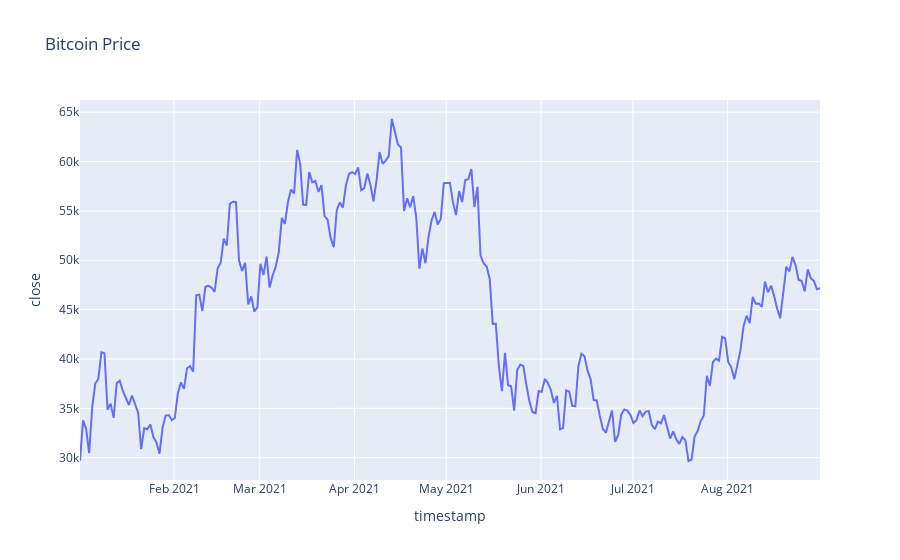

The code cell stored with this chart in its notebook:
### Code cell
btc_prices_chart = px.line(
    btc_prices,
    x="timestamp",
    y="close",
    title="Bitcoin Price",
)
btc_prices_chart

### Figure 1 — Plotly figure (JSON) as saved in the notebook; plotly's stock layout.template omitted (floating-point values rounded to 4 significant figures; data arrays with more than 128 entries replaced by an {"elided": "..."} marker saying what was removed)
{"data": [{"hovertemplate": "timestamp=%{x}<br>close=%{y}<extra></extra>", "legendgroup": "", "line": {"color": "#636efa", "dash": "solid"}, "marker": {"symbol": "circle"}, "mode": "lines", "name": "", "orientation": "v", "showlegend": false, "type": "scatter", "x": {"elided": "243 str values"}, "xaxis": "x", "y": {"elided": "243 float values"}, "yaxis": "y"}], "layout": {"autosize": true, "legend": {"tracegroupgap": 0}, "title": {"text": "Bitcoin Price"}, "xaxis": {"anchor": "y", "autorange": true, "domain": [0, 1], "range": ["2021-01-01 06:00", "2021-08-31 05:00"], "title": {"text": "timestamp"}, "type": "date"}, "yaxis": {"anchor": "x", "autorange": true, "domain": [0, 1], "range": [27740.0, 66230.0], "title": {"text": "close"}, "type": "linear"}}}
